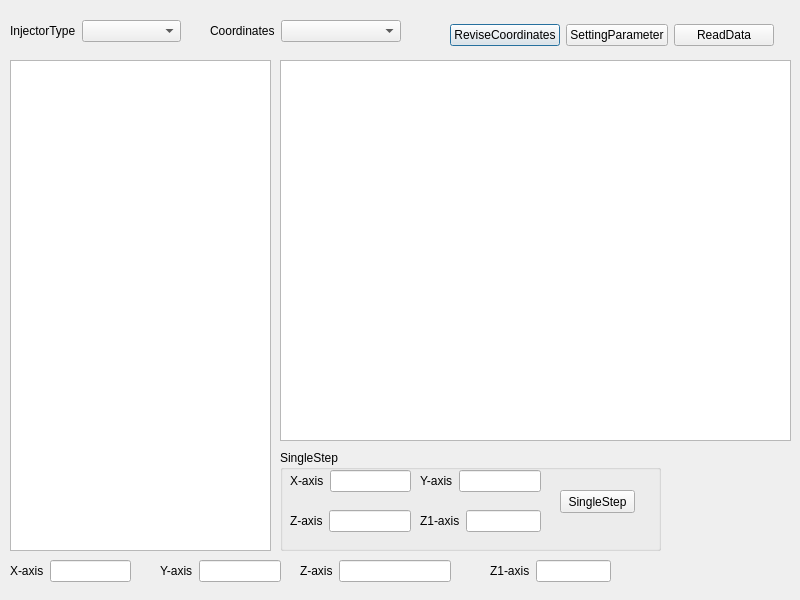
<?xml version="1.0" encoding="UTF-8"?>
<ui version="4.0">
 <class>ReviseDialog</class>
 <widget class="QDialog" name="ReviseDialog">
  <property name="geometry">
   <rect>
    <x>0</x>
    <y>0</y>
    <width>800</width>
    <height>600</height>
   </rect>
  </property>
  <property name="windowTitle">
   <string>ReviseDialog</string>
  </property>
  <widget class="QWidget" name="formLayoutWidget">
   <property name="geometry">
    <rect>
     <x>10</x>
     <y>20</y>
     <width>171</width>
     <height>31</height>
    </rect>
   </property>
   <layout class="QFormLayout" name="formLayout_InjectorType">
    <item row="0" column="0">
     <widget class="QLabel" name="label_InjectorType">
      <property name="text">
       <string>InjectorType</string>
      </property>
     </widget>
    </item>
    <item row="0" column="1">
     <widget class="QComboBox" name="comboBox_InjectorType"/>
    </item>
   </layout>
  </widget>
  <widget class="QWidget" name="formLayoutWidget_2">
   <property name="geometry">
    <rect>
     <x>210</x>
     <y>20</y>
     <width>191</width>
     <height>31</height>
    </rect>
   </property>
   <layout class="QFormLayout" name="formLayout_Coordinates">
    <item row="0" column="0">
     <widget class="QLabel" name="label_Coordinates">
      <property name="text">
       <string>Coordinates</string>
      </property>
     </widget>
    </item>
    <item row="0" column="1">
     <widget class="QComboBox" name="comboBox_Coordinates"/>
    </item>
   </layout>
  </widget>
  <widget class="QWidget" name="horizontalLayoutWidget">
   <property name="geometry">
    <rect>
     <x>450</x>
     <y>20</y>
     <width>324</width>
     <height>31</height>
    </rect>
   </property>
   <layout class="QHBoxLayout" name="horizontalLayout">
    <item>
     <widget class="QPushButton" name="pushButton_ReviseCoordinates">
      <property name="text">
       <string>ReviseCoordinates</string>
      </property>
     </widget>
    </item>
    <item>
     <widget class="QPushButton" name="pushButton_SettingParameter">
      <property name="text">
       <string>SettingParameter</string>
      </property>
     </widget>
    </item>
    <item>
     <widget class="QPushButton" name="pushButton_ReadData">
      <property name="text">
       <string>ReadData</string>
      </property>
     </widget>
    </item>
   </layout>
  </widget>
  <widget class="QTableWidget" name="tableWidget_Parameter">
   <property name="geometry">
    <rect>
     <x>10</x>
     <y>60</y>
     <width>261</width>
     <height>491</height>
    </rect>
   </property>
  </widget>
  <widget class="QTableWidget" name="tableWidget_Axis">
   <property name="geometry">
    <rect>
     <x>280</x>
     <y>60</y>
     <width>511</width>
     <height>381</height>
    </rect>
   </property>
  </widget>
  <widget class="QWidget" name="formLayoutWidget_3">
   <property name="geometry">
    <rect>
     <x>10</x>
     <y>560</y>
     <width>121</width>
     <height>31</height>
    </rect>
   </property>
   <layout class="QFormLayout" name="formLayout_X">
    <item row="0" column="0">
     <widget class="QLabel" name="label_X">
      <property name="text">
       <string>X-axis</string>
      </property>
     </widget>
    </item>
    <item row="0" column="1">
     <widget class="QLineEdit" name="lineEdit_X"/>
    </item>
   </layout>
  </widget>
  <widget class="QWidget" name="formLayoutWidget_4">
   <property name="geometry">
    <rect>
     <x>160</x>
     <y>560</y>
     <width>121</width>
     <height>31</height>
    </rect>
   </property>
   <layout class="QFormLayout" name="formLayout_Y">
    <item row="0" column="0">
     <widget class="QLabel" name="label_Y">
      <property name="text">
       <string>Y-axis</string>
      </property>
     </widget>
    </item>
    <item row="0" column="1">
     <widget class="QLineEdit" name="lineEdit_Y"/>
    </item>
   </layout>
  </widget>
  <widget class="QWidget" name="formLayoutWidget_5">
   <property name="geometry">
    <rect>
     <x>300</x>
     <y>560</y>
     <width>151</width>
     <height>31</height>
    </rect>
   </property>
   <layout class="QFormLayout" name="formLayout_Z">
    <item row="0" column="0">
     <widget class="QLabel" name="label_Z">
      <property name="text">
       <string>Z-axis</string>
      </property>
     </widget>
    </item>
    <item row="0" column="1">
     <widget class="QLineEdit" name="lineEdit_Z"/>
    </item>
   </layout>
  </widget>
  <widget class="QWidget" name="formLayoutWidget_6">
   <property name="geometry">
    <rect>
     <x>490</x>
     <y>560</y>
     <width>121</width>
     <height>31</height>
    </rect>
   </property>
   <layout class="QFormLayout" name="formLayout_Z1">
    <item row="0" column="1">
     <widget class="QLineEdit" name="lineEdit_Z1"/>
    </item>
    <item row="0" column="0">
     <widget class="QLabel" name="label_Z1">
      <property name="text">
       <string>Z1-axis</string>
      </property>
     </widget>
    </item>
   </layout>
  </widget>
  <widget class="QGroupBox" name="groupBox_SingleStep">
   <property name="geometry">
    <rect>
     <x>280</x>
     <y>450</y>
     <width>381</width>
     <height>101</height>
    </rect>
   </property>
   <property name="title">
    <string>SingleStep</string>
   </property>
   <widget class="QWidget" name="formLayoutWidget_10">
    <property name="geometry">
     <rect>
      <x>140</x>
      <y>60</y>
      <width>121</width>
      <height>31</height>
     </rect>
    </property>
    <layout class="QFormLayout" name="formLayout_Z1_S">
     <item row="0" column="1">
      <widget class="QLineEdit" name="lineEdit_Z1_S"/>
     </item>
     <item row="0" column="0">
      <widget class="QLabel" name="label_Z1_S">
       <property name="text">
        <string>Z1-axis</string>
       </property>
      </widget>
     </item>
    </layout>
   </widget>
   <widget class="QWidget" name="formLayoutWidget_7">
    <property name="geometry">
     <rect>
      <x>10</x>
      <y>20</y>
      <width>121</width>
      <height>31</height>
     </rect>
    </property>
    <layout class="QFormLayout" name="formLayout_X_S">
     <item row="0" column="1">
      <widget class="QLineEdit" name="lineEdit_X_S"/>
     </item>
     <item row="0" column="0">
      <widget class="QLabel" name="label_X_S">
       <property name="text">
        <string>X-axis</string>
       </property>
      </widget>
     </item>
    </layout>
   </widget>
   <widget class="QPushButton" name="pushButton_SingleStep">
    <property name="geometry">
     <rect>
      <x>280</x>
      <y>40</y>
      <width>75</width>
      <height>23</height>
     </rect>
    </property>
    <property name="text">
     <string>SingleStep</string>
    </property>
   </widget>
   <widget class="QWidget" name="formLayoutWidget_9">
    <property name="geometry">
     <rect>
      <x>10</x>
      <y>60</y>
      <width>121</width>
      <height>31</height>
     </rect>
    </property>
    <layout class="QFormLayout" name="formLayout_Z_S">
     <item row="0" column="1">
      <widget class="QLineEdit" name="lineEdit_Z_S"/>
     </item>
     <item row="0" column="0">
      <widget class="QLabel" name="label_Z_S">
       <property name="text">
        <string>Z-axis</string>
       </property>
      </widget>
     </item>
    </layout>
   </widget>
   <widget class="QWidget" name="formLayoutWidget_8">
    <property name="geometry">
     <rect>
      <x>140</x>
      <y>20</y>
      <width>121</width>
      <height>31</height>
     </rect>
    </property>
    <layout class="QFormLayout" name="formLayout_Y_S">
     <item row="0" column="1">
      <widget class="QLineEdit" name="lineEdit_Y_S"/>
     </item>
     <item row="0" column="0">
      <widget class="QLabel" name="label_Y_S">
       <property name="text">
        <string>Y-axis</string>
       </property>
      </widget>
     </item>
    </layout>
   </widget>
  </widget>
 </widget>
 <resources/>
 <connections/>
</ui>
